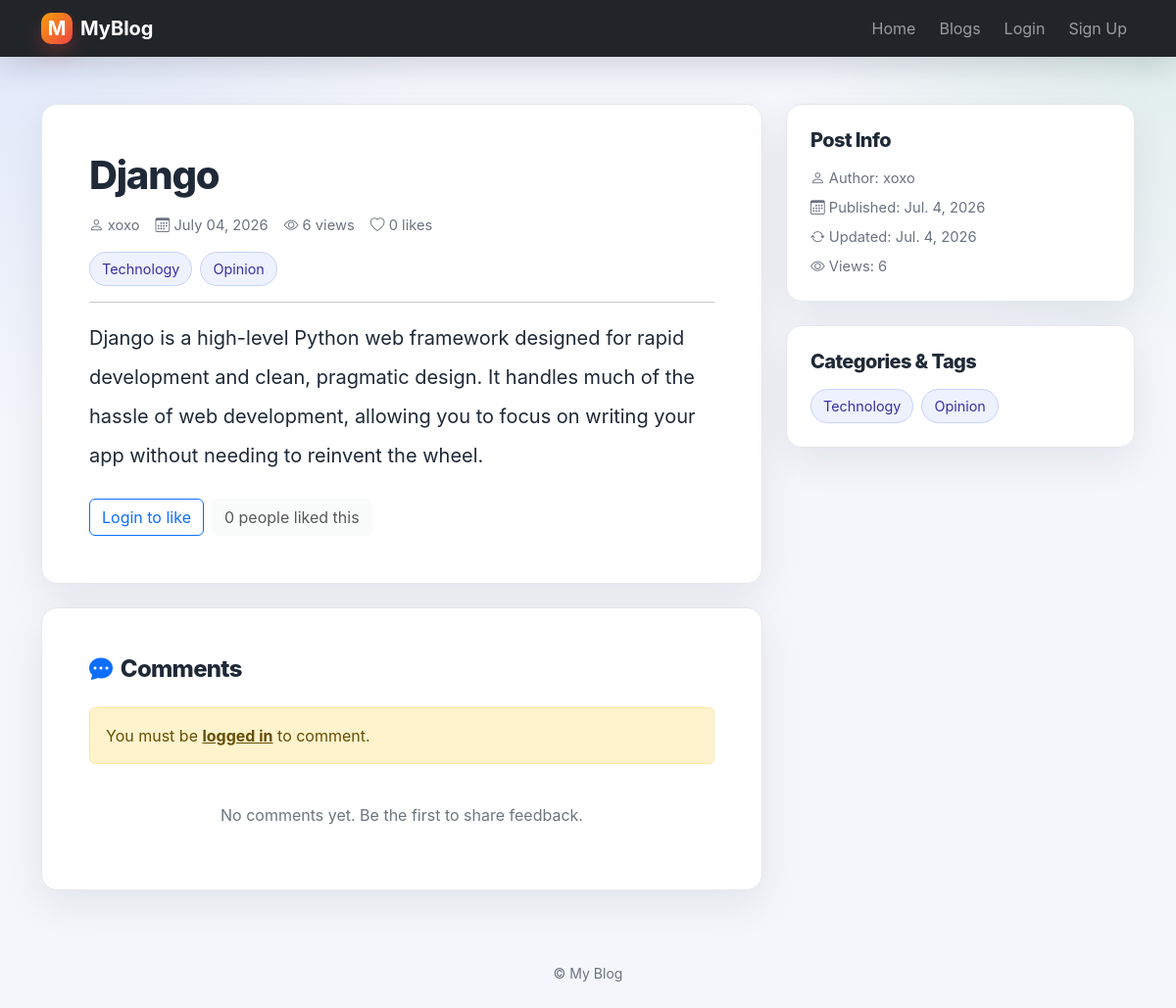
/post/1, run on the app's committed database.
### myblog/models.py (models this page shows, shortened)
class Post(models.Model):
    title=models.CharField(max_length=100)
    content=models.TextField(verbose_name="content")
    author=models.ForeignKey(User,on_delete=models.CASCADE)
    created_at=models.DateTimeField(auto_now_add=True)
    updated_at=models.DateTimeField(auto_now=True)
    category=models.ForeignKey(Category,on_delete=models.SET_NULL,null=True)
    tag=models.ManyToManyField(Tag)
    view_count=models.BigIntegerField(default=0)
    liked_user=models.ManyToManyField(User,related_name="liked_posts")

class Category(models.Model):
    name=models.CharField(max_length=50)

class Tag(models.Model):
    name=models.CharField(max_length=50)

### myblog/views.py (the view)
# urls.py: path("post/<int:id>",views.post_details,name="post_details"),
def post_details(request,id):
    post=get_object_or_404(Post,id=id)
    if request.method=='POST':
        comment_form=CommentForm(request.POST)
        if comment_form.is_valid():
            comment=comment_form.save(commit=False)
            comment.post=post
            comment.author=request.user
            comment.save()
            return redirect('post_details',id=post.id)
    else:
        comment_form=CommentForm()
    comments=post.comment_set.all()
    is_liked=post.liked_user.filter(id=request.user.id).exists()
    like_count=post.liked_user.count()
    context={
        'post':post,
        'categories':Category.objects.all(),
        'tags':Tag.objects.all(),
        'comments':comments,
        'comment_form':comment_form,
        'is_liked':is_liked,
        'like_count':like_count,
    }
    post.view_count+=1
    post.save()
    return render(request,'blog/post_details.html',context)

### templates/blog/post_details.html (shortened to what this page needs)
{% extends 'blog/base.html' %}
{% load crispy_forms_tags %}
{% block content %}
<div class="row g-4">
	<div class="col-lg-8">
		<article class="surface-card p-4 p-lg-5 mb-4">
			<h1 class="display-6 section-heading mb-3">{{ post.title }}</h1>
			<div class="d-flex flex-wrap gap-3 align-items-center meta mb-3">
				<span><i class="bi bi-person"></i> {{ post.author.username }}</span>
				<span><i class="bi bi-calendar3"></i> {{ post.created_at|date:"F d, Y" }}</span>
				<span><i class="bi bi-eye"></i> {{ post.view_count }} views</span>
				<span><i class="bi bi-heart"></i> {{ like_count }} likes</span>
			</div>
			<div class="mb-3 d-flex flex-wrap gap-2">
				{% if post.category %}
					<a class="tag-pill" href="{% url 'post_list' %}?category={{ post.category.name }}">{{ post.category.name }}</a>
				{% endif %}
				{% for tag in post.tag.all %}
					<a class="tag-pill" href="{% url 'post_list' %}?tag={{ tag.name }}">{{ tag.name }}</a>
				{% endfor %}
			</div>
			<hr>
			<div class="post-content fs-5 lh-lg">
				{{ post.content|linebreaksbr }}
			</div>
			<div class="d-flex flex-wrap gap-2 mt-4">
				{% if user.is_authenticated %}
					<a href="{% url 'like_post' post.id %}" class="btn {% if is_liked %}btn-success{% else %}btn-outline-primary{% endif %}">
						{% if is_liked %}Liked{% else %}Like{% endif %}
					</a>
					{% if user == post.author %}
						<a href="{% url 'post_update' post.id %}" class="btn btn-outline-secondary">Edit</a>
						<a href="{% url 'post_delete' post.id %}" class="btn btn-outline-danger">Delete</a>
					{% endif %}
				{% else %}
					<a href="{% url 'login' %}" class="btn btn-outline-primary">Login to like</a>
				{% endif %}
				<span class="btn btn-light disabled">{{ like_count }} people liked this</span>
			</div>
		</article>
		<section class="surface-card p-4 p-lg-5">
			<h2 class="h4 section-heading mb-4"><i class="bi bi-chat-dots-fill text-primary me-1"></i> Comments</h2>
			{% if user.is_authenticated %}
				<form method="post" class="mb-4">
					{% csrf_token %}
					{{ comment_form|crispy }}
					<button class="btn btn-brand mt-2" type="submit">Post Comment</button>
				</form>
			{% else %}
				<div class="alert alert-warning mb-4">
					You must be <a href="{% url 'login' %}" class="alert-link">logged in</a> to comment.
				</div>
			{% endif %}
			<div class="vstack gap-3">
				{% for comment in comments %}
					<div class="soft-card p-3">
						<div class="d-flex justify-content-between flex-wrap gap-2 mb-2 meta">
							<strong>{{ comment.author.username }}</strong>
							<span>{{ comment.created_at|date:"F d, Y g:i a" }}</span>
						</div>
						<p class="mb-0">{{ comment.content|linebreaksbr }}</p>
					</div>
				{% empty %}
					<div class="text-center text-secondary py-3">No comments yet. Be the first to share feedback.</div>
				{% endfor %}
			</div>
		</section>
	</div>
	<div class="col-lg-4">
		<div class="sticky-sidebar vstack gap-4">
			<aside class="surface-card p-4">
				<h3 class="h5 section-heading mb-3">Post Info</h3>
				<ul class="list-unstyled mb-0 vstack gap-2 meta">
					<li><i class="bi bi-person"></i> Author: {{ post.author.username }}</li>
					<li><i class="bi bi-calendar3"></i> Published: {{ post.created_at|date:"M. j, Y" }}</li>
					<li><i class="bi bi-arrow-repeat"></i> Updated: {{ post.updated_at|date:"M. j, Y" }}</li>
					<li><i class="bi bi-eye"></i> Views: {{ post.view_count }}</li>
				</ul>
			</aside>
			<aside class="surface-card p-4">
				<h3 class="h5 section-heading mb-3">Categories & Tags</h3>
				<div class="d-flex flex-wrap gap-2">
					{% if post.category %}
						<a href="{% url 'post_list' %}?category={{ post.category.name }}" class="tag-pill">{{ post.category.name }}</a>
					{% endif %}
					{% for tag in post.tag.all %}
						<a href="{% url 'post_list' %}?tag={{ tag.name }}" class="tag-pill">{{ tag.name }}</a>
					{% endfor %}
				</div>
			</aside>
		</div>
	</div>
</div>
{% endblock %}

### templates/blog/base.html (style rules this page uses)
:root { --bg: #f4f6fb; --surface: #ffffff; --surface-soft: #f8fafc; --text: #1f2937; --muted: #6b7280; --brand: #111827; --accent: #2563eb; --accent-2: #16a34a; --border: #e5e7eb; --shadow: 0 14px 40px rgba(15, 23, 42, 0.08); }
body { background: radial-gradient(circle at top left, rgba(37, 99, 235, 0.10), transparent 28%), radial-gradient(circle at top right, rgba(22, 163, 74, 0.10), transparent 24%), var(--bg); color: var(--text); font-family: Inter, ui-sans-serif, system-ui, -apple-system, BlinkMacSystemFont, "Segoe UI", sans-serif; }
.surface-card { background: var(--surface); border: 1px solid var(--border); border-radius: 1rem; box-shadow: var(--shadow); }
.section-heading { font-weight: 800; letter-spacing: -0.03em; }
.tag-pill { display: inline-flex; align-items: center; gap: .35rem; border-radius: 999px; padding: .35rem .75rem; background: #eef2ff; color: #3730a3; border: 1px solid #c7d2fe; text-decoration: none; font-size: .9rem; }
.meta { color: var(--muted); font-size: .92rem; }
.sticky-sidebar { position: sticky; top: 92px; }

### data on the page
Post: title "Django", author.username "xoxo", created_at "July 04, 2026", view_count "6", category.name "Technology", content "Django is a high-level Python web framework designed for rapid development and clean, pragmatic design. It handles much of the hassle of web development, allowing you to focus on writing your app without needing to reinvent the wheel.", created_at "Jul. 4, 2026", updated_at "Jul. 4, 2026"
Tag: name "Opinion"

### other printed values
{{ like_count }} "0"
